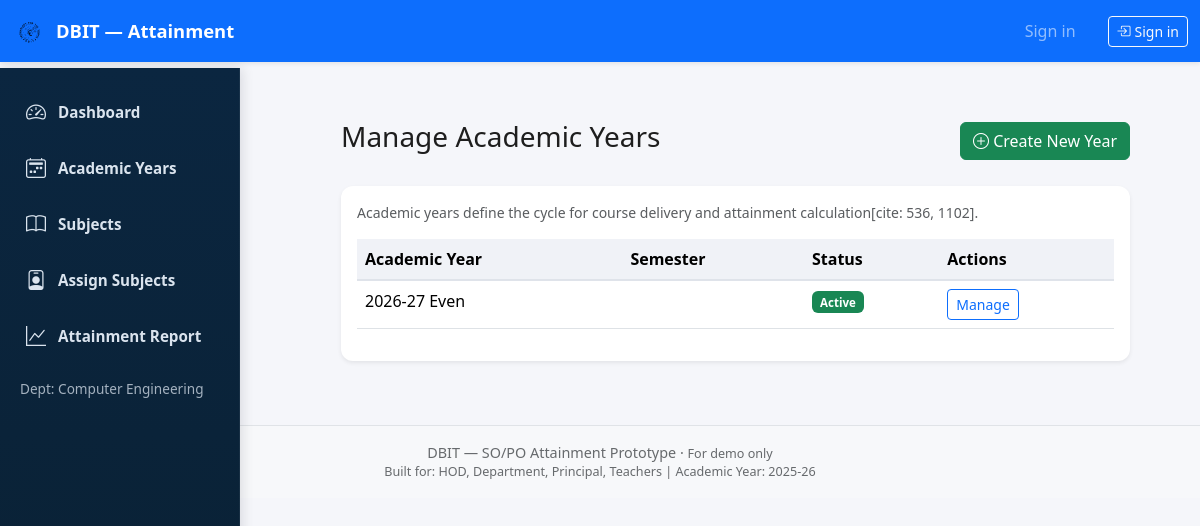
Before: /academic-years/ with the older database file.
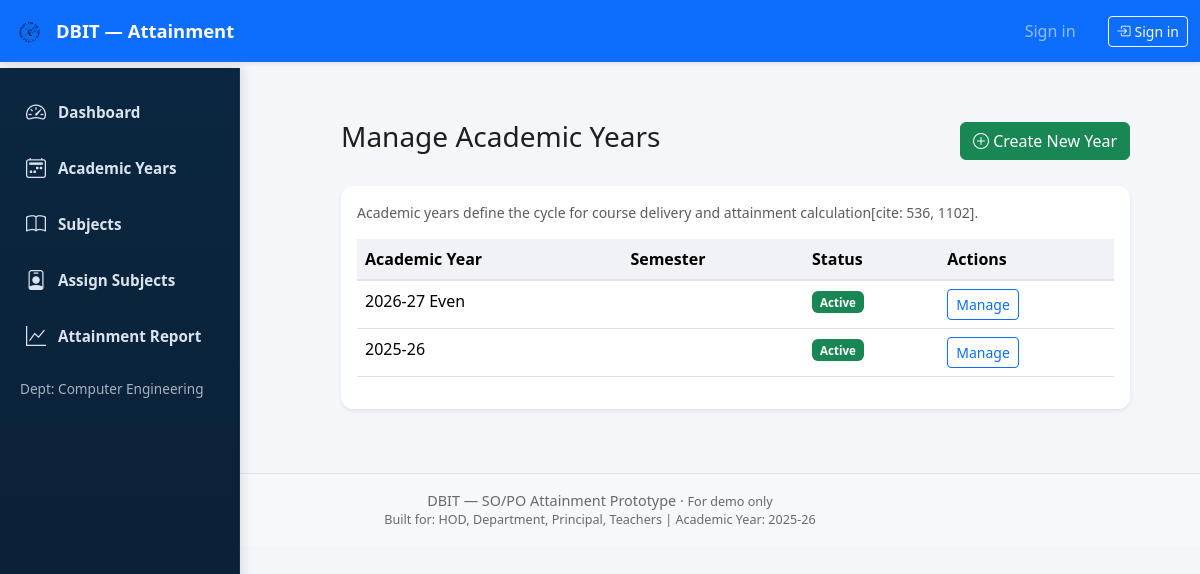
After: the same page with the newer database file.
### attainment/models.py (models this page shows, shortened)
class AcademicYear(models.Model):
    name = models.CharField(max_length=20, unique=True)
    is_active = models.BooleanField(default=False)

### attainment/views.py (the view)
# urls.py: path('academic-years/', views.academic_years_list, name='academic_years_list'),
def academic_years_list(request):
    years = AcademicYear.objects.all()
    return render(request, 'academic_years.html', {'years': years})

### templates/academic_years.html (shortened to what this page needs)
{% extends "base.html" %}  {% block content %}
<div class="container-fluid py-4">
	<div class="row">
		<div class="col-md-3">{% include "components/sidebar_hod.html" %}</div>
		<div class="col-md-9">
			<div class="d-flex justify-content-between align-items-center mb-4">
				<h3>Manage Academic Years</h3>
				<button
					class="btn btn-success"
					data-bs-toggle="modal"
					data-bs-target="#addYearModal"
				>
					<i class="bi bi-plus-circle"></i> Create New Year
				</button>
			</div>
			<div class="card shadow-sm">
				<div class="card-body">
					<p class="text-muted small">
						Academic years define the cycle for course delivery and attainment
						calculation[cite: 536, 1102].
					</p>
					<table class="table table-hover">
						<thead class="table-light">
							<tr>
								<th>Academic Year</th>
								<th>Semester</th>
								<th>Status</th>
								<th>Actions</th>
							</tr>
						</thead>
						<tbody id="yearTableBody">
							{% for year in years %}
							<tr>
								<td>{{ year.name }}</td>
								<td>{{ year.semester }}</td>
								<td><span class="badge bg-success">Active</span></td>
								<td>
									<button class="btn btn-sm btn-outline-primary">Manage</button>
								</td>
							</tr>
							{% empty %}
							<tr>
								<td colspan="4" class="text-center">
									No academic years found. Click "Create New Year" to start.
								</td>
							</tr>
							{% endfor %}
						</tbody>
					</table>
				</div>
			</div>
		</div>
	</div>
</div>
{% endblock %}

Changed rows visible on the page:
added AcademicYear: name "2025-26"
